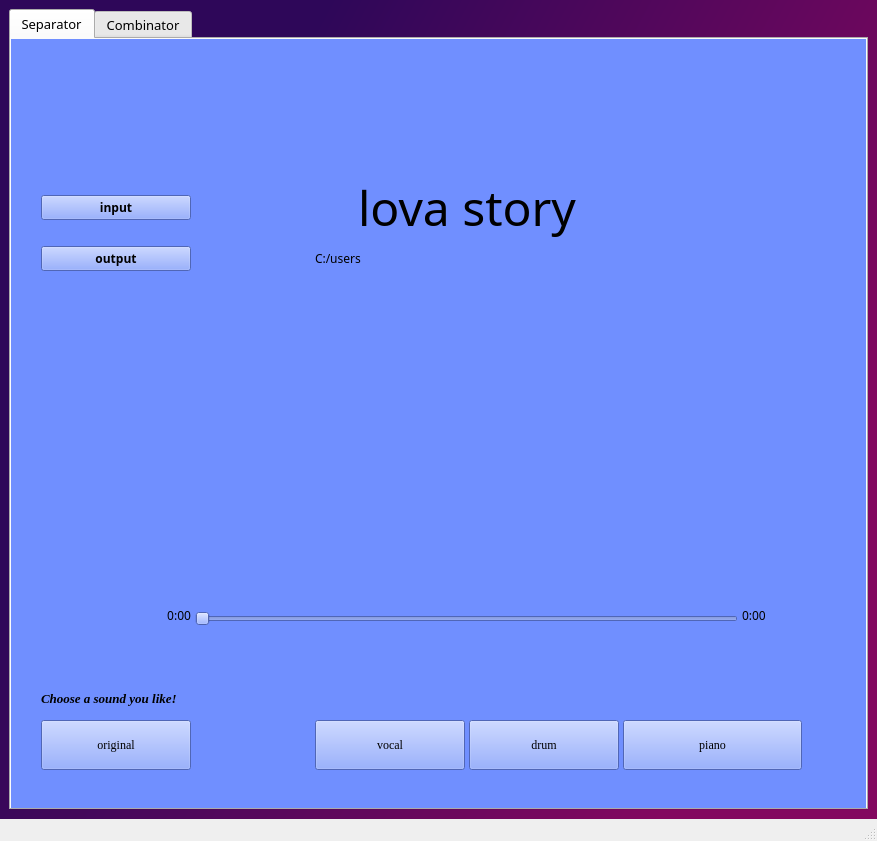
<?xml version="1.0" encoding="UTF-8"?>
<ui version="4.0">
 <class>MainWindow</class>
 <widget class="QMainWindow" name="MainWindow">
  <property name="geometry">
   <rect>
    <x>0</x>
    <y>0</y>
    <width>877</width>
    <height>841</height>
   </rect>
  </property>
  <property name="font">
   <font>
    <family>Times New Roman</family>
   </font>
  </property>
  <property name="windowTitle">
   <string>MainWindow</string>
  </property>
  <property name="styleSheet">
   <string notr="true">QWidget#centralwidget{
	background-color: qlineargradient(spread:pad, x1:0, y1:0, x2:1, y2:0.5, stop:0.3 rgba(46, 7, 89, 255), stop:1 rgba(131, 7, 95, 255));
}</string>
  </property>
  <widget class="QWidget" name="centralwidget">
   <property name="styleSheet">
    <string notr="true"/>
   </property>
   <layout class="QHBoxLayout" name="horizontalLayout">
    <item>
     <widget class="QTabWidget" name="tabWidget">
      <property name="font">
       <font>
        <family>Rockwell</family>
        <pointsize>10</pointsize>
       </font>
      </property>
      <property name="styleSheet">
       <string notr="true"/>
      </property>
      <property name="currentIndex">
       <number>0</number>
      </property>
      <widget class="QWidget" name="tab">
       <property name="styleSheet">
        <string notr="true">background-color: rgb(112, 143, 255);</string>
       </property>
       <attribute name="title">
        <string>Separator</string>
       </attribute>
       <widget class="QWidget" name="gridLayoutWidget_3">
        <property name="geometry">
         <rect>
          <x>30</x>
          <y>0</y>
          <width>761</width>
          <height>731</height>
         </rect>
        </property>
        <layout class="QGridLayout" name="gridLayout_3" columnstretch="0,0,0,0,0,0">
         <property name="horizontalSpacing">
          <number>4</number>
         </property>
         <property name="verticalSpacing">
          <number>5</number>
         </property>
         <item row="3" column="0">
          <widget class="QPushButton" name="pushButton_input1">
           <property name="font">
            <font>
             <family>Rockwell</family>
             <weight>75</weight>
             <bold>true</bold>
            </font>
           </property>
           <property name="text">
            <string>input</string>
           </property>
          </widget>
         </item>
         <item row="14" column="2">
          <widget class="QPushButton" name="pushButton_16">
           <property name="minimumSize">
            <size>
             <width>150</width>
             <height>50</height>
            </size>
           </property>
           <property name="maximumSize">
            <size>
             <width>150</width>
             <height>50</height>
            </size>
           </property>
           <property name="font">
            <font>
             <family>Times New Roman</family>
            </font>
           </property>
           <property name="text">
            <string>vocal</string>
           </property>
          </widget>
         </item>
         <item row="5" column="0">
          <widget class="QPushButton" name="pushButton_output1">
           <property name="font">
            <font>
             <family>Rockwell</family>
             <weight>75</weight>
             <bold>true</bold>
            </font>
           </property>
           <property name="text">
            <string>output</string>
           </property>
          </widget>
         </item>
         <item row="1" column="0" colspan="4">
          <widget class="QLabel" name="label_12">
           <property name="minimumSize">
            <size>
             <width>100</width>
             <height>130</height>
            </size>
           </property>
           <property name="maximumSize">
            <size>
             <width>16777215</width>
             <height>170</height>
            </size>
           </property>
           <property name="text">
            <string/>
           </property>
           <property name="textFormat">
            <enum>Qt::MarkdownText</enum>
           </property>
           <property name="pixmap">
            <pixmap>picture/logo.png</pixmap>
           </property>
           <property name="scaledContents">
            <bool>true</bool>
           </property>
          </widget>
         </item>
         <item row="13" column="0" colspan="3">
          <widget class="QLabel" name="label_10">
           <property name="maximumSize">
            <size>
             <width>200</width>
             <height>50</height>
            </size>
           </property>
           <property name="font">
            <font>
             <family>Times New Roman</family>
             <pointsize>10</pointsize>
             <weight>75</weight>
             <italic>true</italic>
             <bold>true</bold>
            </font>
           </property>
           <property name="text">
            <string>Choose a sound you like!</string>
           </property>
          </widget>
         </item>
         <item row="3" column="2" colspan="2">
          <widget class="QLabel" name="label_songname">
           <property name="font">
            <font>
             <family>Rage Italic</family>
             <pointsize>36</pointsize>
            </font>
           </property>
           <property name="text">
            <string>lova story</string>
           </property>
           <property name="alignment">
            <set>Qt::AlignCenter</set>
           </property>
          </widget>
         </item>
         <item row="7" column="1">
          <spacer name="horizontalSpacer_3">
           <property name="orientation">
            <enum>Qt::Horizontal</enum>
           </property>
           <property name="sizeType">
            <enum>QSizePolicy::Fixed</enum>
           </property>
           <property name="sizeHint" stdset="0">
            <size>
             <width>40</width>
             <height>20</height>
            </size>
           </property>
          </spacer>
         </item>
         <item row="8" column="1" rowspan="3" colspan="4">
          <widget class="QSlider" name="horizontalSlider">
           <property name="orientation">
            <enum>Qt::Horizontal</enum>
           </property>
          </widget>
         </item>
         <item row="7" column="2" colspan="2">
          <widget class="QLabel" name="label_gif">
           <property name="minimumSize">
            <size>
             <width>280</width>
             <height>280</height>
            </size>
           </property>
           <property name="maximumSize">
            <size>
             <width>280</width>
             <height>280</height>
            </size>
           </property>
           <property name="text">
            <string/>
           </property>
          </widget>
         </item>
         <item row="14" column="4" colspan="2">
          <widget class="QPushButton" name="pushButton_15">
           <property name="minimumSize">
            <size>
             <width>150</width>
             <height>50</height>
            </size>
           </property>
           <property name="maximumSize">
            <size>
             <width>200</width>
             <height>50</height>
            </size>
           </property>
           <property name="font">
            <font>
             <family>Times New Roman</family>
            </font>
           </property>
           <property name="text">
            <string>piano</string>
           </property>
          </widget>
         </item>
         <item row="14" column="3">
          <widget class="QPushButton" name="pushButton_14">
           <property name="minimumSize">
            <size>
             <width>150</width>
             <height>50</height>
            </size>
           </property>
           <property name="maximumSize">
            <size>
             <width>150</width>
             <height>50</height>
            </size>
           </property>
           <property name="sizeIncrement">
            <size>
             <width>1</width>
             <height>0</height>
            </size>
           </property>
           <property name="font">
            <font>
             <family>Times New Roman</family>
            </font>
           </property>
           <property name="layoutDirection">
            <enum>Qt::LeftToRight</enum>
           </property>
           <property name="text">
            <string>drum</string>
           </property>
          </widget>
         </item>
         <item row="5" column="2" colspan="4">
          <widget class="QLabel" name="label_output_path">
           <property name="font">
            <font>
             <family>Rage Italic</family>
            </font>
           </property>
           <property name="text">
            <string>C:/users</string>
           </property>
          </widget>
         </item>
         <item row="9" column="5">
          <widget class="QLabel" name="label_time_total">
           <property name="maximumSize">
            <size>
             <width>100</width>
             <height>16777215</height>
            </size>
           </property>
           <property name="font">
            <font>
             <family>Rockwell</family>
            </font>
           </property>
           <property name="layoutDirection">
            <enum>Qt::LeftToRight</enum>
           </property>
           <property name="text">
            <string>0:00</string>
           </property>
           <property name="alignment">
            <set>Qt::AlignLeading|Qt::AlignLeft|Qt::AlignVCenter</set>
           </property>
          </widget>
         </item>
         <item row="10" column="5">
          <widget class="QPushButton" name="pushButton_play">
           <property name="minimumSize">
            <size>
             <width>0</width>
             <height>40</height>
            </size>
           </property>
           <property name="maximumSize">
            <size>
             <width>60</width>
             <height>40</height>
            </size>
           </property>
           <property name="font">
            <font>
             <family>Rockwell</family>
            </font>
           </property>
           <property name="cursor">
            <cursorShape>ArrowCursor</cursorShape>
           </property>
           <property name="layoutDirection">
            <enum>Qt::LeftToRight</enum>
           </property>
           <property name="text">
            <string/>
           </property>
           <property name="icon">
            <iconset>
             <normaloff>picture/play_13004132.png</normaloff>picture/play_13004132.png</iconset>
           </property>
           <property name="iconSize">
            <size>
             <width>41</width>
             <height>41</height>
            </size>
           </property>
           <property name="shortcut">
            <string>Space</string>
           </property>
           <property name="flat">
            <bool>true</bool>
           </property>
          </widget>
         </item>
         <item row="7" column="4">
          <spacer name="horizontalSpacer_4">
           <property name="orientation">
            <enum>Qt::Horizontal</enum>
           </property>
           <property name="sizeType">
            <enum>QSizePolicy::Fixed</enum>
           </property>
           <property name="sizeHint" stdset="0">
            <size>
             <width>40</width>
             <height>20</height>
            </size>
           </property>
          </spacer>
         </item>
         <item row="9" column="0">
          <widget class="QLabel" name="label_time">
           <property name="font">
            <font>
             <family>Rockwell</family>
            </font>
           </property>
           <property name="layoutDirection">
            <enum>Qt::RightToLeft</enum>
           </property>
           <property name="text">
            <string>0:00</string>
           </property>
           <property name="alignment">
            <set>Qt::AlignRight|Qt::AlignTrailing|Qt::AlignVCenter</set>
           </property>
          </widget>
         </item>
         <item row="14" column="0">
          <widget class="QPushButton" name="pushButton_17">
           <property name="minimumSize">
            <size>
             <width>150</width>
             <height>50</height>
            </size>
           </property>
           <property name="maximumSize">
            <size>
             <width>150</width>
             <height>50</height>
            </size>
           </property>
           <property name="font">
            <font>
             <family>Times New Roman</family>
            </font>
           </property>
           <property name="text">
            <string>original</string>
           </property>
          </widget>
         </item>
        </layout>
        <zorder>label_output_path</zorder>
        <zorder>label_10</zorder>
        <zorder>pushButton_input1</zorder>
        <zorder>label_songname</zorder>
        <zorder>pushButton_17</zorder>
        <zorder>pushButton_16</zorder>
        <zorder>pushButton_14</zorder>
        <zorder>pushButton_output1</zorder>
        <zorder>pushButton_15</zorder>
        <zorder>horizontalSlider</zorder>
        <zorder>label_12</zorder>
        <zorder>label_gif</zorder>
        <zorder>pushButton_play</zorder>
        <zorder>label_time_total</zorder>
        <zorder>label_time</zorder>
        <zorder>horizontalSpacer_3</zorder>
        <zorder>horizontalSpacer_4</zorder>
       </widget>
      </widget>
      <widget class="QWidget" name="tab_2">
       <property name="styleSheet">
        <string notr="true">background-color: rgb(93, 177, 255);</string>
       </property>
       <attribute name="title">
        <string>Combinator</string>
       </attribute>
       <widget class="QWidget" name="gridLayoutWidget_2">
        <property name="geometry">
         <rect>
          <x>0</x>
          <y>0</y>
          <width>841</width>
          <height>731</height>
         </rect>
        </property>
        <layout class="QGridLayout" name="gridLayout_2" columnstretch="0,0,0,0,0,0,0,0">
         <property name="horizontalSpacing">
          <number>4</number>
         </property>
         <property name="verticalSpacing">
          <number>5</number>
         </property>
         <item row="3" column="3">
          <widget class="QLabel" name="label_gif_2">
           <property name="minimumSize">
            <size>
             <width>320</width>
             <height>320</height>
            </size>
           </property>
           <property name="maximumSize">
            <size>
             <width>320</width>
             <height>320</height>
            </size>
           </property>
           <property name="text">
            <string/>
           </property>
          </widget>
         </item>
         <item row="7" column="5">
          <widget class="QLabel" name="label_time_end2">
           <property name="minimumSize">
            <size>
             <width>80</width>
             <height>0</height>
            </size>
           </property>
           <property name="maximumSize">
            <size>
             <width>80</width>
             <height>16777215</height>
            </size>
           </property>
           <property name="font">
            <font>
             <family>Rockwell</family>
            </font>
           </property>
           <property name="layoutDirection">
            <enum>Qt::RightToLeft</enum>
           </property>
           <property name="text">
            <string>0:00</string>
           </property>
           <property name="alignment">
            <set>Qt::AlignLeading|Qt::AlignLeft|Qt::AlignVCenter</set>
           </property>
           <property name="indent">
            <number>5</number>
           </property>
          </widget>
         </item>
         <item row="10" column="4" colspan="2">
          <widget class="QPushButton" name="pushButton_10">
           <property name="minimumSize">
            <size>
             <width>120</width>
             <height>50</height>
            </size>
           </property>
           <property name="maximumSize">
            <size>
             <width>1000</width>
             <height>70</height>
            </size>
           </property>
           <property name="font">
            <font>
             <family>Rockwell</family>
            </font>
           </property>
           <property name="styleSheet">
            <string notr="true">background-color:rgb(112, 143, 255);
</string>
           </property>
           <property name="text">
            <string>Save</string>
           </property>
          </widget>
         </item>
         <item row="7" column="2" colspan="3">
          <widget class="QSlider" name="horizontalSlider_2">
           <property name="orientation">
            <enum>Qt::Horizontal</enum>
           </property>
          </widget>
         </item>
         <item row="7" column="1">
          <widget class="QLabel" name="label_time_2">
           <property name="minimumSize">
            <size>
             <width>80</width>
             <height>0</height>
            </size>
           </property>
           <property name="maximumSize">
            <size>
             <width>80</width>
             <height>16777215</height>
            </size>
           </property>
           <property name="font">
            <font>
             <family>Rockwell</family>
            </font>
           </property>
           <property name="layoutDirection">
            <enum>Qt::RightToLeft</enum>
           </property>
           <property name="text">
            <string>0:00</string>
           </property>
           <property name="alignment">
            <set>Qt::AlignRight|Qt::AlignTrailing|Qt::AlignVCenter</set>
           </property>
           <property name="indent">
            <number>5</number>
           </property>
          </widget>
         </item>
         <item row="10" column="1">
          <widget class="QLabel" name="label_2">
           <property name="text">
            <string/>
           </property>
          </widget>
         </item>
         <item row="7" column="6">
          <widget class="QPushButton" name="pushButton_play_2">
           <property name="minimumSize">
            <size>
             <width>70</width>
             <height>50</height>
            </size>
           </property>
           <property name="maximumSize">
            <size>
             <width>70</width>
             <height>50</height>
            </size>
           </property>
           <property name="font">
            <font>
             <family>Rockwell</family>
            </font>
           </property>
           <property name="cursor">
            <cursorShape>ArrowCursor</cursorShape>
           </property>
           <property name="layoutDirection">
            <enum>Qt::RightToLeft</enum>
           </property>
           <property name="text">
            <string/>
           </property>
           <property name="icon">
            <iconset>
             <normaloff>picture/play_13004132.png</normaloff>
             <activeon>picture/pause_5072281.png</activeon>picture/play_13004132.png</iconset>
           </property>
           <property name="iconSize">
            <size>
             <width>45</width>
             <height>45</height>
            </size>
           </property>
           <property name="shortcut">
            <string>Space</string>
           </property>
           <property name="default">
            <bool>false</bool>
           </property>
           <property name="flat">
            <bool>true</bool>
           </property>
          </widget>
         </item>
         <item row="7" column="7">
          <spacer name="horizontalSpacer">
           <property name="orientation">
            <enum>Qt::Horizontal</enum>
           </property>
           <property name="sizeType">
            <enum>QSizePolicy::Fixed</enum>
           </property>
           <property name="sizeHint" stdset="0">
            <size>
             <width>60</width>
             <height>20</height>
            </size>
           </property>
          </spacer>
         </item>
         <item row="2" column="1">
          <widget class="QPushButton" name="pushButton_12">
           <property name="minimumSize">
            <size>
             <width>80</width>
             <height>40</height>
            </size>
           </property>
           <property name="maximumSize">
            <size>
             <width>80</width>
             <height>40</height>
            </size>
           </property>
           <property name="font">
            <font>
             <family>Rockwell</family>
            </font>
           </property>
           <property name="layoutDirection">
            <enum>Qt::LeftToRight</enum>
           </property>
           <property name="text">
            <string>input</string>
           </property>
          </widget>
         </item>
         <item row="2" column="2" colspan="4">
          <widget class="QLabel" name="label_5">
           <property name="font">
            <font>
             <family>Rage Italic</family>
             <pointsize>14</pointsize>
            </font>
           </property>
           <property name="text">
            <string>.mp3/.mp3/.mp3</string>
           </property>
          </widget>
         </item>
         <item row="0" column="1" colspan="5">
          <widget class="QLabel" name="label_8">
           <property name="minimumSize">
            <size>
             <width>528</width>
             <height>170</height>
            </size>
           </property>
           <property name="maximumSize">
            <size>
             <width>548</width>
             <height>170</height>
            </size>
           </property>
           <property name="text">
            <string/>
           </property>
           <property name="textFormat">
            <enum>Qt::MarkdownText</enum>
           </property>
           <property name="pixmap">
            <pixmap>picture/logo.png</pixmap>
           </property>
           <property name="scaledContents">
            <bool>true</bool>
           </property>
          </widget>
         </item>
         <item row="7" column="0">
          <spacer name="horizontalSpacer_2">
           <property name="orientation">
            <enum>Qt::Horizontal</enum>
           </property>
           <property name="sizeType">
            <enum>QSizePolicy::Fixed</enum>
           </property>
           <property name="sizeHint" stdset="0">
            <size>
             <width>60</width>
             <height>20</height>
            </size>
           </property>
          </spacer>
         </item>
        </layout>
       </widget>
      </widget>
     </widget>
    </item>
   </layout>
  </widget>
  <widget class="QMenuBar" name="menubar">
   <property name="geometry">
    <rect>
     <x>0</x>
     <y>0</y>
     <width>877</width>
     <height>26</height>
    </rect>
   </property>
  </widget>
  <widget class="QStatusBar" name="statusbar"/>
 </widget>
 <resources/>
 <connections/>
</ui>
